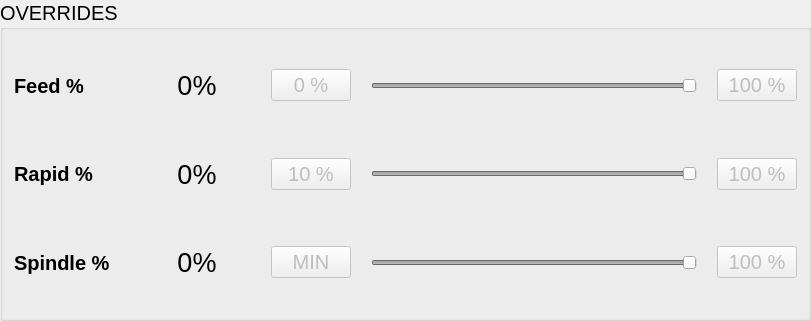
       <widget class="QGroupBox" name="groupBox_2">
        <property name="geometry">
         <rect>
          <x>420</x>
          <y>10</y>
          <width>811</width>
          <height>321</height>
         </rect>
        </property>
        <property name="font">
         <font>
          <pointsize>15</pointsize>
         </font>
        </property>
        <property name="title">
         <string>OVERRIDES</string>
        </property>
        <layout class="QGridLayout" name="gridLayout">
         <item row="0" column="0">
          <layout class="QGridLayout" name="gridLayout_5" columnstretch="1,1,1,3,1">
           <property name="horizontalSpacing">
            <number>20</number>
           </property>
           <property name="verticalSpacing">
            <number>0</number>
           </property>
           <item row="1" column="2">
            <widget class="ActionButton" name="actionbutton_12">
             <property name="enabled">
              <bool>false</bool>
             </property>
             <property name="sizePolicy">
              <sizepolicy hsizetype="Fixed" vsizetype="Fixed">
               <horstretch>0</horstretch>
               <verstretch>0</verstretch>
              </sizepolicy>
             </property>
             <property name="font">
              <font>
               <pointsize>15</pointsize>
              </font>
             </property>
             <property name="styleSheet">
              <string notr="true">ActionButton {
min-height: 50px;
min-width: 100px;
}</string>
             </property>
             <property name="text">
              <string>10 %</string>
             </property>
             <property name="actionName" stdset="0">
              <string>machine.rapid-override.set:10</string>
             </property>
            </widget>
           </item>
           <item row="2" column="2">
            <widget class="ActionButton" name="actionbutton_13">
             <property name="enabled">
              <bool>false</bool>
             </property>
             <property name="sizePolicy">
              <sizepolicy hsizetype="Fixed" vsizetype="Fixed">
               <horstretch>0</horstretch>
               <verstretch>0</verstretch>
              </sizepolicy>
             </property>
             <property name="font">
              <font>
               <pointsize>15</pointsize>
              </font>
             </property>
             <property name="styleSheet">
              <string notr="true">ActionButton {
min-height: 50px;
min-width: 100px;
}</string>
             </property>
             <property name="text">
              <string>MIN</string>
             </property>
             <property name="actionName" stdset="0">
              <string>spindle.override:20</string>
             </property>
            </widget>
           </item>
           <item row="2" column="4">
            <widget class="ActionButton" name="actionbutton_9">
             <property name="enabled">
              <bool>false</bool>
             </property>
             <property name="sizePolicy">
              <sizepolicy hsizetype="Fixed" vsizetype="Fixed">
               <horstretch>0</horstretch>
               <verstretch>0</verstretch>
              </sizepolicy>
             </property>
             <property name="font">
              <font>
               <pointsize>15</pointsize>
              </font>
             </property>
             <property name="styleSheet">
              <string notr="true">ActionButton {
min-height: 50px;
min-width: 100px;
}</string>
             </property>
             <property name="text">
              <string>100 %</string>
             </property>
             <property name="actionName" stdset="0">
              <string>spindle.override.reset</string>
             </property>
            </widget>
           </item>
           <item row="1" column="3">
            <widget class="ActionSlider" name="actionslider_2">
             <property name="enabled">
              <bool>false</bool>
             </property>
             <property name="sizePolicy">
              <sizepolicy hsizetype="Expanding" vsizetype="Expanding">
               <horstretch>0</horstretch>
               <verstretch>0</verstretch>
              </sizepolicy>
             </property>
             <property name="maximum">
              <number>100</number>
             </property>
             <property name="value">
              <number>100</number>
             </property>
             <property name="orientation">
              <enum>Qt::Horizontal</enum>
             </property>
             <property name="invertedControls">
              <bool>false</bool>
             </property>
             <property name="actionName" stdset="0">
              <string>machine.rapid-override.set</string>
             </property>
            </widget>
           </item>
           <item row="0" column="4">
            <widget class="ActionButton" name="actionbutton_7">
             <property name="enabled">
              <bool>false</bool>
             </property>
             <property name="sizePolicy">
              <sizepolicy hsizetype="Fixed" vsizetype="Fixed">
               <horstretch>0</horstretch>
               <verstretch>0</verstretch>
              </sizepolicy>
             </property>
             <property name="font">
              <font>
               <pointsize>15</pointsize>
              </font>
             </property>
             <property name="styleSheet">
              <string notr="true">ActionButton {
min-height: 50px;
min-width: 100px;
}</string>
             </property>
             <property name="text">
              <string>100 %</string>
             </property>
             <property name="actionName" stdset="0">
              <string>machine.feed-override.reset</string>
             </property>
            </widget>
           </item>
           <item row="1" column="1">
            <widget class="StatusLabel" name="statuslabel_7">
             <property name="sizePolicy">
              <sizepolicy hsizetype="Expanding" vsizetype="Expanding">
               <horstretch>0</horstretch>
               <verstretch>0</verstretch>
              </sizepolicy>
             </property>
             <property name="minimumSize">
              <size>
               <width>50</width>
               <height>0</height>
              </size>
             </property>
             <property name="font">
              <font>
               <pointsize>20</pointsize>
               <weight>50</weight>
               <bold>false</bold>
              </font>
             </property>
             <property name="text">
              <string>0%</string>
             </property>
             <property name="alignment">
              <set>Qt::AlignCenter</set>
             </property>
             <property name="rules" stdset="0">
              <string>[{&quot;name&quot;: &quot;Rapid Rate %&quot;, &quot;property&quot;: &quot;Text&quot;, &quot;expression&quot;: &quot;f\&quot;{(ch[0]):.0%}\&quot;&quot;, &quot;channels&quot;: [{&quot;url&quot;: &quot;status:rapidrate&quot;, &quot;trigger&quot;: true}]}]</string>
             </property>
            </widget>
           </item>
           <item row="1" column="4">
            <widget class="ActionButton" name="actionbutton_8">
             <property name="enabled">
              <bool>false</bool>
             </property>
             <property name="sizePolicy">
              <sizepolicy hsizetype="Fixed" vsizetype="Fixed">
               <horstretch>0</horstretch>
               <verstretch>0</verstretch>
              </sizepolicy>
             </property>
             <property name="font">
              <font>
               <pointsize>15</pointsize>
              </font>
             </property>
             <property name="styleSheet">
              <string notr="true">ActionButton {
min-height: 50px;
min-width: 100px;
}</string>
             </property>
             <property name="text">
              <string>100 %</string>
             </property>
             <property name="actionName" stdset="0">
              <string>machine.rapid-override.reset</string>
             </property>
            </widget>
           </item>
           <item row="0" column="0">
            <widget class="QLabel" name="label_8">
             <property name="font">
              <font>
               <pointsize>15</pointsize>
               <weight>75</weight>
               <bold>true</bold>
              </font>
             </property>
             <property name="text">
              <string>Feed %</string>
             </property>
            </widget>
           </item>
           <item row="0" column="1">
            <widget class="StatusLabel" name="statuslabel_5">
             <property name="sizePolicy">
              <sizepolicy hsizetype="Expanding" vsizetype="Expanding">
               <horstretch>0</horstretch>
               <verstretch>0</verstretch>
              </sizepolicy>
             </property>
             <property name="minimumSize">
              <size>
               <width>50</width>
               <height>0</height>
              </size>
             </property>
             <property name="font">
              <font>
               <pointsize>20</pointsize>
               <weight>50</weight>
               <bold>false</bold>
              </font>
             </property>
             <property name="text">
              <string>0%</string>
             </property>
             <property name="alignment">
              <set>Qt::AlignCenter</set>
             </property>
             <property name="rules" stdset="0">
              <string>[{&quot;name&quot;: &quot;Feed Rate %&quot;, &quot;property&quot;: &quot;Text&quot;, &quot;expression&quot;: &quot;f\&quot;{(ch[0]):.0%}\&quot;&quot;, &quot;channels&quot;: [{&quot;url&quot;: &quot;status:feedrate&quot;, &quot;trigger&quot;: true}]}]</string>
             </property>
            </widget>
           </item>
           <item row="0" column="2">
            <widget class="ActionButton" name="actionbutton_11">
             <property name="enabled">
              <bool>false</bool>
             </property>
             <property name="sizePolicy">
              <sizepolicy hsizetype="Fixed" vsizetype="Fixed">
               <horstretch>0</horstretch>
               <verstretch>0</verstretch>
              </sizepolicy>
             </property>
             <property name="font">
              <font>
               <pointsize>15</pointsize>
              </font>
             </property>
             <property name="styleSheet">
              <string notr="true">ActionButton {
min-height: 50px;
min-width: 100px;
}</string>
             </property>
             <property name="text">
              <string>0 %</string>
             </property>
             <property name="actionName" stdset="0">
              <string>machine.feed-override.set:0</string>
             </property>
            </widget>
           </item>
           <item row="2" column="0">
            <widget class="QLabel" name="label_10">
             <property name="font">
              <font>
               <pointsize>15</pointsize>
               <weight>75</weight>
               <bold>true</bold>
              </font>
             </property>
             <property name="text">
              <string>Spindle %</string>
             </property>
            </widget>
           </item>
           <item row="2" column="1">
            <widget class="StatusLabel" name="statuslabel_6">
             <property name="sizePolicy">
              <sizepolicy hsizetype="Expanding" vsizetype="Expanding">
               <horstretch>0</horstretch>
               <verstretch>0</verstretch>
              </sizepolicy>
             </property>
             <property name="minimumSize">
              <size>
               <width>50</width>
               <height>0</height>
              </size>
             </property>
             <property name="font">
              <font>
               <pointsize>20</pointsize>
               <weight>50</weight>
               <bold>false</bold>
              </font>
             </property>
             <property name="text">
              <string>0%</string>
             </property>
             <property name="alignment">
              <set>Qt::AlignCenter</set>
             </property>
             <property name="rules" stdset="0">
              <string>[{&quot;name&quot;: &quot;Spindle Rate %&quot;, &quot;property&quot;: &quot;Text&quot;, &quot;expression&quot;: &quot;f\&quot;{(ch[0]):.0%}\&quot;&quot;, &quot;channels&quot;: [{&quot;url&quot;: &quot;status:spindle.0.override&quot;, &quot;trigger&quot;: true}]}]</string>
             </property>
            </widget>
           </item>
           <item row="0" column="3">
            <widget class="ActionSlider" name="actionslider">
             <property name="enabled">
              <bool>false</bool>
             </property>
             <property name="sizePolicy">
              <sizepolicy hsizetype="Expanding" vsizetype="Expanding">
               <horstretch>0</horstretch>
               <verstretch>0</verstretch>
              </sizepolicy>
             </property>
             <property name="maximum">
              <number>100</number>
             </property>
             <property name="value">
              <number>100</number>
             </property>
             <property name="orientation">
              <enum>Qt::Horizontal</enum>
             </property>
             <property name="invertedControls">
              <bool>false</bool>
             </property>
             <property name="actionName" stdset="0">
              <string>machine.feed-override.set</string>
             </property>
            </widget>
           </item>
           <item row="1" column="0">
            <widget class="QLabel" name="label_9">
             <property name="font">
              <font>
               <pointsize>15</pointsize>
               <weight>75</weight>
               <bold>true</bold>
              </font>
             </property>
             <property name="text">
              <string>Rapid %</string>
             </property>
            </widget>
           </item>
           <item row="2" column="3">
            <widget class="ActionSlider" name="actionslider_3">
             <property name="enabled">
              <bool>false</bool>
             </property>
             <property name="sizePolicy">
              <sizepolicy hsizetype="Expanding" vsizetype="Expanding">
               <horstretch>0</horstretch>
               <verstretch>0</verstretch>
              </sizepolicy>
             </property>
             <property name="maximum">
              <number>100</number>
             </property>
             <property name="value">
              <number>100</number>
             </property>
             <property name="orientation">
              <enum>Qt::Horizontal</enum>
             </property>
             <property name="invertedControls">
              <bool>false</bool>
             </property>
             <property name="actionName" stdset="0">
              <string>spindle.override</string>
             </property>
            </widget>
           </item>
          </layout>
         </item>
        </layout>
       </widget>
